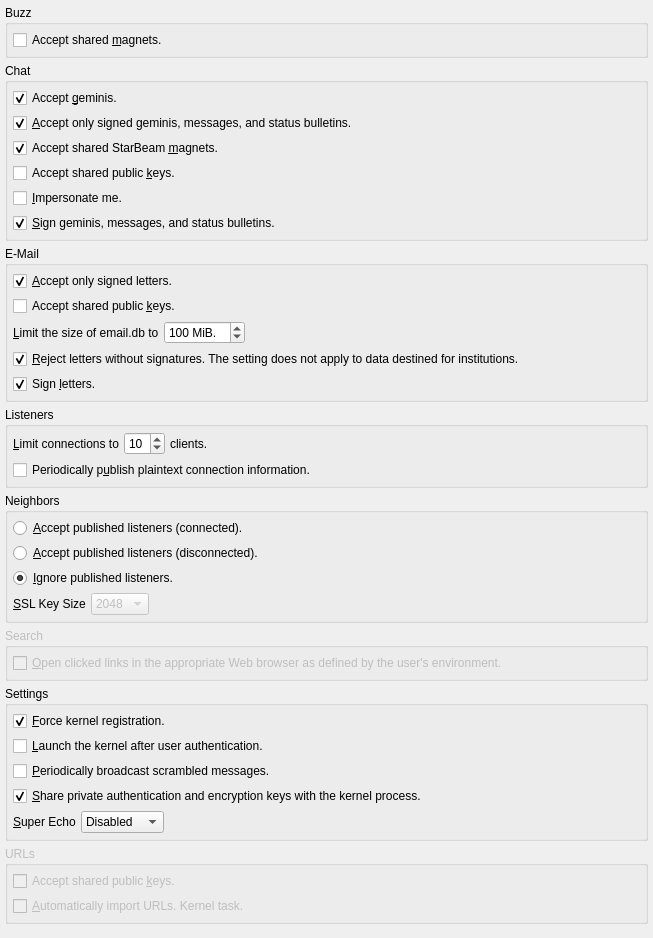
          <widget class="QWidget" name="scrollAreaWidgetContents_3">
           <property name="geometry">
            <rect>
             <x>0</x>
             <y>-424</y>
             <width>653</width>
             <height>938</height>
            </rect>
           </property>
           <layout class="QVBoxLayout" name="verticalLayout_11">
            <property name="spacing">
             <number>5</number>
            </property>
            <property name="margin">
             <number>5</number>
            </property>
            <item>
             <widget class="QGroupBox" name="groupBox_4">
              <property name="title">
               <string>Buzz</string>
              </property>
              <layout class="QVBoxLayout" name="verticalLayout_5">
               <property name="spacing">
                <number>5</number>
               </property>
               <property name="margin">
                <number>5</number>
               </property>
               <item>
                <widget class="QCheckBox" name="acceptBuzzMagnets">
                 <property name="text">
                  <string>Accept shared &amp;magnets.</string>
                 </property>
                </widget>
               </item>
              </layout>
             </widget>
            </item>
            <item>
             <widget class="QGroupBox" name="groupBox_3">
              <property name="title">
               <string>Chat</string>
              </property>
              <layout class="QVBoxLayout" name="verticalLayout_6">
               <property name="spacing">
                <number>5</number>
               </property>
               <property name="margin">
                <number>5</number>
               </property>
               <item>
                <widget class="QCheckBox" name="acceptGeminis">
                 <property name="text">
                  <string>Accept &amp;geminis.</string>
                 </property>
                 <property name="checked">
                  <bool>true</bool>
                 </property>
                </widget>
               </item>
               <item>
                <widget class="QCheckBox" name="chatAcceptSigned">
                 <property name="text">
                  <string>&amp;Accept only signed geminis, messages, and status bulletins.</string>
                 </property>
                 <property name="checked">
                  <bool>true</bool>
                 </property>
                </widget>
               </item>
               <item>
                <widget class="QCheckBox" name="autoAddSharedSBMagnets">
                 <property name="sizePolicy">
                  <sizepolicy hsizetype="Minimum" vsizetype="Preferred">
                   <horstretch>0</horstretch>
                   <verstretch>0</verstretch>
                  </sizepolicy>
                 </property>
                 <property name="text">
                  <string>Accept shared StarBeam &amp;magnets.</string>
                 </property>
                 <property name="checked">
                  <bool>true</bool>
                 </property>
                </widget>
               </item>
               <item>
                <widget class="QCheckBox" name="acceptChatKeys">
                 <property name="text">
                  <string>Accept shared public &amp;keys.</string>
                 </property>
                </widget>
               </item>
               <item>
                <widget class="QCheckBox" name="impersonate">
                 <property name="toolTip">
                  <string>Broadcast odd messages at odd times. Please note that this option will advertise your presence.</string>
                 </property>
                 <property name="text">
                  <string>&amp;Impersonate me.</string>
                 </property>
                </widget>
               </item>
               <item>
                <widget class="QCheckBox" name="chatSignMessages">
                 <property name="text">
                  <string>&amp;Sign geminis, messages, and status bulletins.</string>
                 </property>
                 <property name="checked">
                  <bool>true</bool>
                 </property>
                </widget>
               </item>
              </layout>
             </widget>
            </item>
            <item>
             <widget class="QGroupBox" name="groupBox_5">
              <property name="title">
               <string>E-Mail</string>
              </property>
              <layout class="QVBoxLayout" name="verticalLayout_8">
               <property name="spacing">
                <number>5</number>
               </property>
               <property name="margin">
                <number>5</number>
               </property>
               <item>
                <widget class="QCheckBox" name="emailAcceptSigned">
                 <property name="sizePolicy">
                  <sizepolicy hsizetype="Minimum" vsizetype="Preferred">
                   <horstretch>0</horstretch>
                   <verstretch>0</verstretch>
                  </sizepolicy>
                 </property>
                 <property name="text">
                  <string>&amp;Accept only signed letters.</string>
                 </property>
                 <property name="checked">
                  <bool>true</bool>
                 </property>
                </widget>
               </item>
               <item>
                <widget class="QCheckBox" name="acceptEmailKeys">
                 <property name="sizePolicy">
                  <sizepolicy hsizetype="Minimum" vsizetype="Preferred">
                   <horstretch>0</horstretch>
                   <verstretch>0</verstretch>
                  </sizepolicy>
                 </property>
                 <property name="text">
                  <string>Accept shared public &amp;keys.</string>
                 </property>
                </widget>
               </item>
               <item>
                <layout class="QHBoxLayout" name="horizontalLayout_63">
                 <property name="spacing">
                  <number>5</number>
                 </property>
                 <item>
                  <widget class="QLabel" name="label_76">
                   <property name="text">
                    <string>&amp;Limit the size of email.db to</string>
                   </property>
                   <property name="buddy">
                    <cstring>maximumEmailFileSize</cstring>
                   </property>
                  </widget>
                 </item>
                 <item>
                  <widget class="QSpinBox" name="maximumEmailFileSize">
                   <property name="suffix">
                    <string> MiB.</string>
                   </property>
                   <property name="minimum">
                    <number>1</number>
                   </property>
                   <property name="maximum">
                    <number>5000</number>
                   </property>
                   <property name="value">
                    <number>100</number>
                   </property>
                  </widget>
                 </item>
                 <item>
                  <spacer name="horizontalSpacer_47">
                   <property name="orientation">
                    <enum>Qt::Horizontal</enum>
                   </property>
                   <property name="sizeHint" stdset="0">
                    <size>
                     <width>40</width>
                     <height>20</height>
                    </size>
                   </property>
                  </spacer>
                 </item>
                </layout>
               </item>
               <item>
                <widget class="QCheckBox" name="coAcceptSigned">
                 <property name="text">
                  <string>&amp;Reject letters without signatures. The setting does not apply to data destined for institutions.</string>
                 </property>
                 <property name="checked">
                  <bool>true</bool>
                 </property>
                </widget>
               </item>
               <item>
                <widget class="QCheckBox" name="emailSignMessages">
                 <property name="sizePolicy">
                  <sizepolicy hsizetype="Minimum" vsizetype="Preferred">
                   <horstretch>0</horstretch>
                   <verstretch>0</verstretch>
                  </sizepolicy>
                 </property>
                 <property name="toolTip">
                  <string>&lt;html&gt;&lt;head/&gt;&lt;body&gt;&lt;p&gt;The kernel is responsible for signing messages. Please avoid toggling this checkbox until queued messages have been processed by the kernel.&lt;/p&gt;&lt;/body&gt;&lt;/html&gt;</string>
                 </property>
                 <property name="text">
                  <string>Sign &amp;letters.</string>
                 </property>
                 <property name="checked">
                  <bool>true</bool>
                 </property>
                </widget>
               </item>
              </layout>
             </widget>
            </item>
            <item>
             <widget class="QGroupBox" name="groupBox_8">
              <property name="title">
               <string>Listeners</string>
              </property>
              <layout class="QVBoxLayout" name="verticalLayout_13">
               <property name="spacing">
                <number>5</number>
               </property>
               <property name="margin">
                <number>5</number>
               </property>
               <item>
                <layout class="QHBoxLayout" name="horizontalLayout_10">
                 <property name="spacing">
                  <number>5</number>
                 </property>
                 <item>
                  <widget class="QLabel" name="label_86">
                   <property name="text">
                    <string>&amp;Limit connections to</string>
                   </property>
                   <property name="buddy">
                    <cstring>limitConnections</cstring>
                   </property>
                  </widget>
                 </item>
                 <item>
                  <widget class="QSpinBox" name="limitConnections">
                   <property name="toolTip">
                    <string>Limit the number of connections per client IP address.</string>
                   </property>
                   <property name="minimum">
                    <number>1</number>
                   </property>
                   <property name="maximum">
                    <number>50</number>
                   </property>
                   <property name="value">
                    <number>10</number>
                   </property>
                  </widget>
                 </item>
                 <item>
                  <widget class="QLabel" name="label_96">
                   <property name="text">
                    <string>clients.</string>
                   </property>
                  </widget>
                 </item>
                 <item>
                  <spacer name="horizontalSpacer_20">
                   <property name="orientation">
                    <enum>Qt::Horizontal</enum>
                   </property>
                   <property name="sizeHint" stdset="0">
                    <size>
                     <width>40</width>
                     <height>20</height>
                    </size>
                   </property>
                  </spacer>
                 </item>
                </layout>
               </item>
               <item>
                <widget class="QCheckBox" name="publishPeriodically">
                 <property name="sizePolicy">
                  <sizepolicy hsizetype="Minimum" vsizetype="Preferred">
                   <horstretch>0</horstretch>
                   <verstretch>0</verstretch>
                  </sizepolicy>
                 </property>
                 <property name="toolTip">
                  <string>External IP information is required.</string>
                 </property>
                 <property name="text">
                  <string>Periodically p&amp;ublish plaintext connection information.</string>
                 </property>
                </widget>
               </item>
              </layout>
             </widget>
            </item>
            <item>
             <widget class="QGroupBox" name="groupBox_10">
              <property name="title">
               <string>Neighbors</string>
              </property>
              <layout class="QVBoxLayout" name="verticalLayout_15">
               <property name="spacing">
                <number>5</number>
               </property>
               <property name="margin">
                <number>5</number>
               </property>
               <item>
                <widget class="QRadioButton" name="acceptPublishedConnected">
                 <property name="sizePolicy">
                  <sizepolicy hsizetype="Minimum" vsizetype="Preferred">
                   <horstretch>0</horstretch>
                   <verstretch>0</verstretch>
                  </sizepolicy>
                 </property>
                 <property name="toolTip">
                  <string>Select this option if you would like to accept and connect to published listeners.</string>
                 </property>
                 <property name="text">
                  <string>&amp;Accept published listeners (connected).</string>
                 </property>
                </widget>
               </item>
               <item>
                <widget class="QRadioButton" name="acceptPublishedDisconnected">
                 <property name="sizePolicy">
                  <sizepolicy hsizetype="Minimum" vsizetype="Preferred">
                   <horstretch>0</horstretch>
                   <verstretch>0</verstretch>
                  </sizepolicy>
                 </property>
                 <property name="toolTip">
                  <string>Select this option if you would like to accept published listeners.</string>
                 </property>
                 <property name="text">
                  <string>&amp;Accept published listeners (disconnected).</string>
                 </property>
                 <property name="checked">
                  <bool>false</bool>
                 </property>
                </widget>
               </item>
               <item>
                <widget class="QRadioButton" name="ignorePublished">
                 <property name="sizePolicy">
                  <sizepolicy hsizetype="Minimum" vsizetype="Preferred">
                   <horstretch>0</horstretch>
                   <verstretch>0</verstretch>
                  </sizepolicy>
                 </property>
                 <property name="text">
                  <string>&amp;Ignore published listeners.</string>
                 </property>
                 <property name="checked">
                  <bool>true</bool>
                 </property>
                </widget>
               </item>
               <item>
                <layout class="QHBoxLayout" name="horizontalLayout">
                 <property name="spacing">
                  <number>5</number>
                 </property>
                 <item>
                  <widget class="QLabel" name="label_32">
                   <property name="text">
                    <string>&amp;SSL Key Size</string>
                   </property>
                   <property name="buddy">
                    <cstring>publishedKeySize</cstring>
                   </property>
                  </widget>
                 </item>
                 <item>
                  <widget class="QComboBox" name="publishedKeySize">
                   <property name="enabled">
                    <bool>false</bool>
                   </property>
                   <property name="sizeAdjustPolicy">
                    <enum>QComboBox::AdjustToContents</enum>
                   </property>
                   <item>
                    <property name="text">
                     <string>2048</string>
                    </property>
                   </item>
                   <item>
                    <property name="text">
                     <string>3072</string>
                    </property>
                   </item>
                   <item>
                    <property name="text">
                     <string>4096</string>
                    </property>
                   </item>
                   <item>
                    <property name="text">
                     <string>8192</string>
                    </property>
                   </item>
                  </widget>
                 </item>
                 <item>
                  <spacer name="horizontalSpacer">
                   <property name="orientation">
                    <enum>Qt::Horizontal</enum>
                   </property>
                   <property name="sizeHint" stdset="0">
                    <size>
                     <width>40</width>
                     <height>20</height>
                    </size>
                   </property>
                  </spacer>
                 </item>
                </layout>
               </item>
              </layout>
             </widget>
            </item>
            <item>
             <widget class="QGroupBox" name="groupBox_16">
              <property name="enabled">
               <bool>false</bool>
              </property>
              <property name="title">
               <string>Search</string>
              </property>
              <layout class="QVBoxLayout" name="verticalLayout_18">
               <property name="spacing">
                <number>5</number>
               </property>
               <property name="margin">
                <number>5</number>
               </property>
               <item>
                <widget class="QCheckBox" name="openlinks">
                 <property name="text">
                  <string>&amp;Open clicked links in the appropriate Web browser as defined by the user's environment.</string>
                 </property>
                </widget>
               </item>
              </layout>
             </widget>
            </item>
            <item>
             <widget class="QGroupBox" name="groupBox_11">
              <property name="title">
               <string>Settings</string>
              </property>
              <layout class="QVBoxLayout" name="verticalLayout_16">
               <property name="spacing">
                <number>5</number>
               </property>
               <property name="margin">
                <number>5</number>
               </property>
               <item>
                <widget class="QCheckBox" name="forceRegistration">
                 <property name="sizePolicy">
                  <sizepolicy hsizetype="Minimum" vsizetype="Preferred">
                   <horstretch>0</horstretch>
                   <verstretch>0</verstretch>
                  </sizepolicy>
                 </property>
                 <property name="toolTip">
                  <string>&lt;html&gt;&lt;head/&gt;&lt;body&gt;&lt;p&gt;Please enable this option if you would like to force kernel registration. By forcing kernel registration, an existing kernel process that Spot-On is aware of will be deactivated. You may wish to use this option if a kernel was not deactivated properly.&lt;/p&gt;&lt;/body&gt;&lt;/html&gt;</string>
                 </property>
                 <property name="text">
                  <string>&amp;Force kernel registration.</string>
                 </property>
                 <property name="checked">
                  <bool>true</bool>
                 </property>
                </widget>
               </item>
               <item>
                <widget class="QCheckBox" name="launchKernel">
                 <property name="text">
                  <string>&amp;Launch the kernel after user authentication.</string>
                 </property>
                </widget>
               </item>
               <item>
                <widget class="QCheckBox" name="scrambler">
                 <property name="sizePolicy">
                  <sizepolicy hsizetype="Minimum" vsizetype="Preferred">
                   <horstretch>0</horstretch>
                   <verstretch>0</verstretch>
                  </sizepolicy>
                 </property>
                 <property name="toolTip">
                  <string>Please note that this option will advertise your presence.</string>
                 </property>
                 <property name="text">
                  <string>&amp;Periodically broadcast scrambled messages.</string>
                 </property>
                </widget>
               </item>
               <item>
                <widget class="QCheckBox" name="sharePrivateKeys">
                 <property name="toolTip">
                  <string>Automatically share the private authentication and encryption keys with a kernel process. If this option is disabled, the user interface will provide reminders.</string>
                 </property>
                 <property name="text">
                  <string>&amp;Share private authentication and encryption keys with the kernel process.</string>
                 </property>
                 <property name="checked">
                  <bool>true</bool>
                 </property>
                </widget>
               </item>
               <item>
                <layout class="QHBoxLayout" name="horizontalLayout_23">
                 <property name="spacing">
                  <number>5</number>
                 </property>
                 <item>
                  <widget class="QLabel" name="label_119">
                   <property name="text">
                    <string>&amp;Super Echo</string>
                   </property>
                   <property name="buddy">
                    <cstring>superEcho</cstring>
                   </property>
                  </widget>
                 </item>
                 <item>
                  <widget class="QComboBox" name="superEcho">
                   <property name="toolTip">
                    <string>&lt;html&gt;&lt;head/&gt;&lt;body&gt;&lt;p&gt;If enabled, messages that are interpreted correctly will be echoed. Please note that this option will advertise your presence. This option does not supersede a half-echo agreement.&lt;/p&gt;&lt;/body&gt;&lt;/html&gt;</string>
                   </property>
                   <property name="currentIndex">
                    <number>1</number>
                   </property>
                   <property name="sizeAdjustPolicy">
                    <enum>QComboBox::AdjustToContents</enum>
                   </property>
                   <item>
                    <property name="text">
                     <string>Complete</string>
                    </property>
                   </item>
                   <item>
                    <property name="text">
                     <string>Disabled</string>
                    </property>
                   </item>
                  </widget>
                 </item>
                 <item>
                  <spacer name="horizontalSpacer_30">
                   <property name="orientation">
                    <enum>Qt::Horizontal</enum>
                   </property>
                   <property name="sizeHint" stdset="0">
                    <size>
                     <width>40</width>
                     <height>20</height>
                    </size>
                   </property>
                  </spacer>
                 </item>
                </layout>
               </item>
              </layout>
             </widget>
            </item>
            <item>
             <widget class="QGroupBox" name="groupBox_15">
              <property name="enabled">
               <bool>false</bool>
              </property>
              <property name="title">
               <string>URLs</string>
              </property>
              <layout class="QVBoxLayout" name="verticalLayout_21">
               <property name="spacing">
                <number>5</number>
               </property>
               <property name="margin">
                <number>5</number>
               </property>
               <item>
                <widget class="QCheckBox" name="acceptUrlKeys">
                 <property name="sizePolicy">
                  <sizepolicy hsizetype="Minimum" vsizetype="Preferred">
                   <horstretch>0</horstretch>
                   <verstretch>0</verstretch>
                  </sizepolicy>
                 </property>
                 <property name="text">
                  <string>Accept shared public &amp;keys.</string>
                 </property>
                </widget>
               </item>
               <item>
                <widget class="QCheckBox" name="autoImport">
                 <property name="text">
                  <string>&amp;Automatically import URLs. Kernel task.</string>
                 </property>
                </widget>
               </item>
              </layout>
             </widget>
            </item>
            <item>
             <spacer name="verticalSpacer_2">
              <property name="orientation">
               <enum>Qt::Vertical</enum>
              </property>
              <property name="sizeHint" stdset="0">
               <size>
                <width>20</width>
                <height>40</height>
               </size>
              </property>
             </spacer>
            </item>
           </layout>
          </widget>
